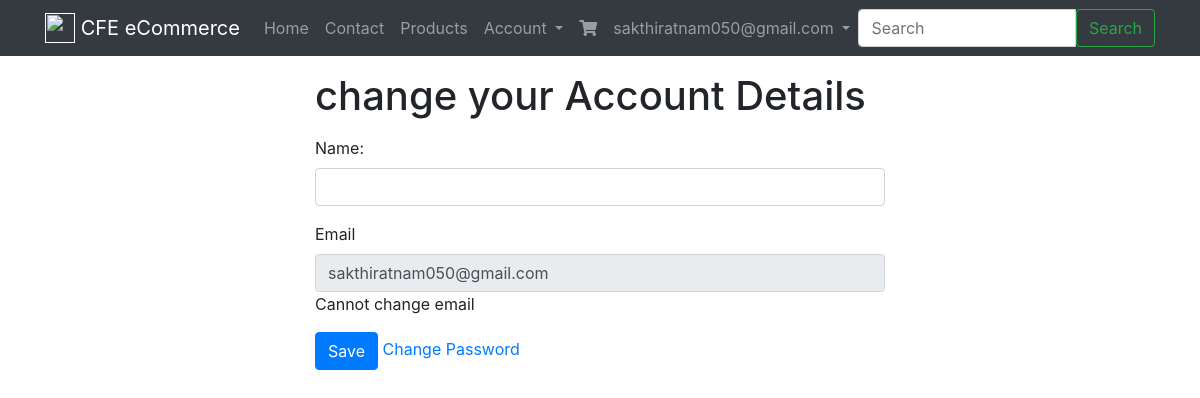
/account/details/ (signed in), run on an earlier commit of the app's database.
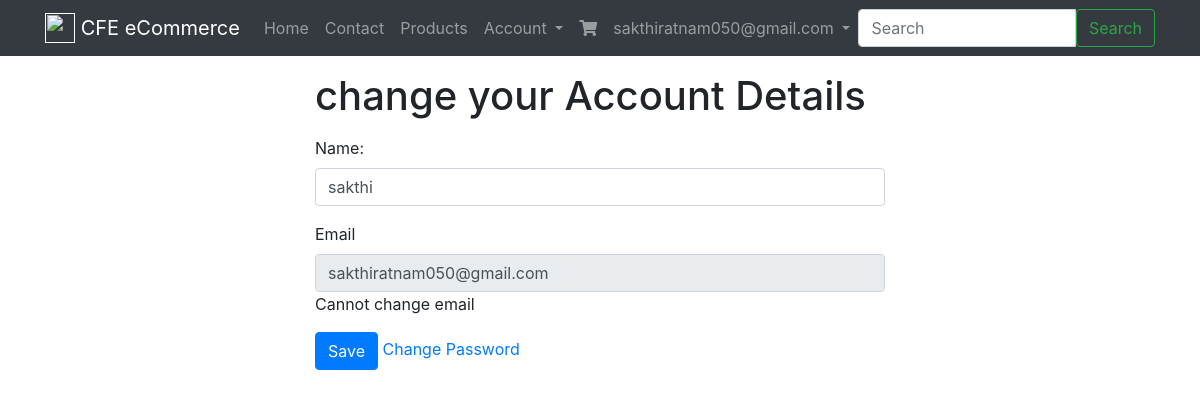
And on a later commit of the database.
### accounts/models.py (models this page shows, shortened)
class User(AbstractBaseUser):
	email = models.EmailField(max_length=290,unique=True)
	full_name=models.CharField(max_length=255,blank=True,null=True)
	is_active=models.BooleanField(default=True)
	active=models.BooleanField(default=True)
	staff=models.BooleanField(default=False)
	admin=models.BooleanField(default=False)
	timestamp=models.DateTimeField(auto_now_add=True)
	USERNAME_FIELD = 'email' #username
	REQUIRED_FIELDS = []
	objects = UserManager()

### accounts/views.py (the view, shortened to what this page needs)
# urls.py: path('details/', UserDetailUpdateView.as_view(), name='user-update'),
class UserDetailUpdateView(LoginRequiredMixin,UpdateView):
	form_class=UserDetailChangeForm
	template_name='accounts/detailUpdate.html'
	def get_object(self):
		return self.request.user
	def get_context_data(self,*args,**kwargs):
		context =super(UserDetailUpdateView,self).get_context_data(*args,**kwargs)
		context['title'] = 'change your Account Details'
		return context

### accounts/forms.py
class UserDetailChangeForm(forms.ModelForm):
    full_name = forms.CharField(label='Name', required=False, widget=forms.TextInput(attrs={"class": 'form-control'}))
    class Meta:
        model = User
        fields = ['full_name']

### templates/accounts/detailUpdate.html (shortened to what this page needs)
{% extends "base.html" %}
{% block content %}
<div class='col-12 col-md-6 mx-auto'>
{% if title %}<h1 class='my-3'>{{ title }}</h1>{% endif %}
<form method='POST' action='{% if action_url %}{{ action_url }}{% endif %}'> {% csrf_token %}
  {{ form.as_p }}
  <label for='email'>Email</label>
  <input type='text' id='email' class='form-control disabled' value='{{ request.user.email }}' disabled="disabled" /><span class='help-text'>Cannot change email</span><br/>
  <button type='submit' class='btn btn-primary my-3'>Save</button>
  <a href='{% url "password_change" %}'>Change Password</a>
</form>
</div>
{% endblock %}

### templates/base/navbar.html (shortened to what this page needs)
{% url 'contact' as contact_url %}
{% url 'products:list' as product_list_url %}
{% url 'login' as login_url %}
{% url 'register' as register_url %}
{% url 'cart:home' as cart_url %}
{% url 'account:home' as account_url %}
<nav class="navbar navbar-expand-lg navbar-dark bg-dark mb-3">
   <div class='container'>
  <a class="navbar-brand" href="{{ home_url }}">
    <img src="http://getbootstrap.com/assets/brand/bootstrap-solid.svg" width="30" height="30" class="d-inline-block align-top" alt="">
    {% if brand_name %} {{brand_name }} {% else %}CFE eCommerce {% endif %}
  </a>
  <div class="collapse navbar-collapse" id="navbarSupportedContent">
    <ul class="navbar-nav mr-auto">
      <li class="nav-item {% if request.path == home_url %}active{% endif %}">
        <a class="nav-link" href="#">Home <span class="sr-only">(current)</span></a>
      </li>
      <li class="nav-item {% if request.path == contact_url %}active{% endif %}">
        <a class="nav-link" href="{{ contact_url }}">Contact</a>
      </li>
      <li class="nav-item {% if request.path == product_list_url %}active{% endif %}">
        <a class="nav-link" href="{{ product_list_url }}">Products</a>
      </li>
      {% if request.user.is_authenticated %}
       <li class="nav-item dropdown">
        <a class="nav-link dropdown-toggle" href="#" id="navbarDropdown" role="button" data-toggle="dropdown" aria-haspopup="true" aria-expanded="false">
          Account
        </a>
      </li>
      {% endif %}
        <li class="nav-item {% if request.path == cart_url %}active{% endif %}">
          <a class="nav-link" href="{{ cart_url }}"><i class="fa fa-shopping-cart" aria-hidden="true"></i></a>
      </li>
        <li class="nav-item dropdown">
            <a class="nav-link dropdown-toggle" href="http://example.com" id="navbarDropdownMenuLink" data-toggle="dropdown" aria-haspopup="true" aria-expanded="false">
              {{request.user.email}}
            </a>
          </li>
    </ul>
    {% include 'search/form.html' %}
  </div>
</div>
</nav>

What changed in the data, as far as the page shows it:
changed User "sakthiratnam050@gmail.com": full_name (not shown) → "sakthi"
